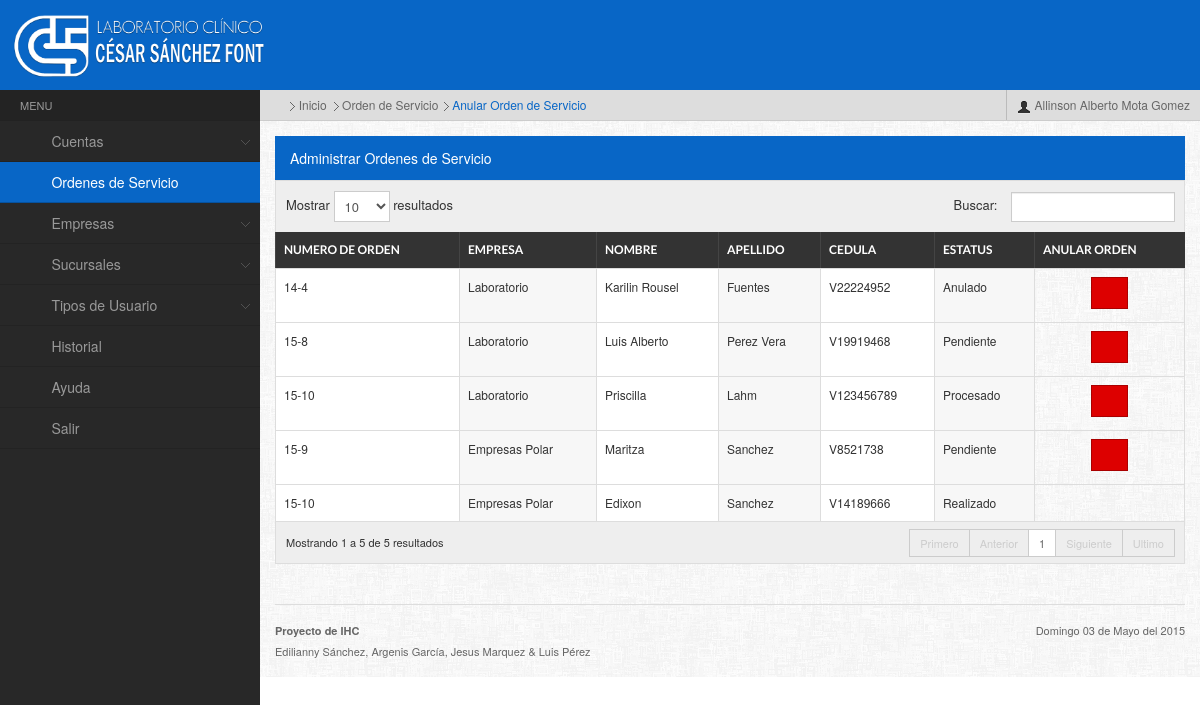
The app's page /admin/principal.php?accion=orden&tipo=anular (signed in) with its own data.
### tables this page shows
CREATE TABLE IF NOT EXISTS `ordenservicio` (
`idordenservicio` int(11) NOT NULL,
  `numero_orden` varchar(60) NOT NULL,
  `hora_estimada` time NOT NULL,
  `estatus` varchar(30) NOT NULL,
  `cedula_paciente` varchar(30) NOT NULL,
  `idempresa` int(11) NOT NULL,
  `idsucursal` int(11) NOT NULL,
  `idperfil` int(11) NOT NULL
);

CREATE TABLE IF NOT EXISTS `empresa` (
`idempresa` int(11) NOT NULL,
  `nombre_empresa` varchar(80) NOT NULL,
  `tipo_convenio` varchar(30) NOT NULL,
  `telefono` varchar(200) NOT NULL,
  `rif` varchar(60) NOT NULL,
  `direccion` varchar(400) NOT NULL
);

CREATE TABLE IF NOT EXISTS `paciente` (
`idpaciente` int(11) NOT NULL,
  `cedula` varchar(30) NOT NULL,
  `nombres` varchar(80) NOT NULL,
  `apellidos` varchar(80) NOT NULL,
  `fecha_nac` date NOT NULL,
  `genero` char(1) NOT NULL,
  `telefono` varchar(200) NOT NULL
);

### admin/ordenDeServicio.php (the view, shortened to what this page needs)
<?php
	include("conexion.php");
	$wsql = "SELECT numero_orden,hora_estimada,estatus,cedula,empresa.idempresa,ordenservicio.idsucursal,nombres,apellidos,nombre_empresa from paciente,ordenservicio,empresa,laboratorios where paciente.cedula=ordenservicio.cedula_paciente and empresa.idempresa=ordenservicio.idempresa and ordenservicio.idsucursal = laboratorios.idsucursal";
	$result = mysql_query($wsql,$link);
?>
<script>
	function anular(e){
		confirm = confirm("¿Seguro desea anular la orden "+e+"?");
		if(confirm){
			window.location="ordenServicio.php?accion=anular&numero="+e;
		}else{
            window.location.reload();
        }
	}
</script>
<h4 class="widgettitle">Administrar Ordenes de Servicio<span style="float:right;" class="iconfa-list"></span></h4>
<table id="dyntable" class="table table-bordered responsive">
                    <colgroup>
                        <col class="con0" />
                        <col class="con1" />
                        <col class="con0" />
                        <col class="con1" />
                        <col class="con0" />
                        <col class="con1" />
                    </colgroup>
                    <thead>
                        <tr>
                            <th class="head0">Numero de Orden</th>
                            <th class="head1">Empresa</th>
                            <th class="head0">Nombre</th>
                            <th class="head1">Apellido</th>
                            <th class="head1">Cedula</th>
                            <th class="head1">Estatus</th>
                            <th class="head1">Anular Orden</th>
                        </tr>
                    </thead>
                    <tbody>
                    	<?php
							while($row = mysql_fetch_array($result)){
						?>
                    <tr class="gradeX">
                            <td><?php echo $row['numero_orden'];?></td>
                            <td><?php echo $row['nombre_empresa'];?></td>
                            <td><?php echo $row['nombres'];?></td>
                            <td><?php echo $row['apellidos'];?></td>
                            <td><?php echo $row['cedula'];?></td>
                            <td><?php echo $row['estatus'];?></td>
                          <td>
                            <center>
                            <?php if($row['estatus']!="Realizado"){ ?>
                                <a class="btn btn-danger" onclick="anular('<?php echo $row['numero_orden'];?>');" title="Anular"><span class="iconfa-trash"></span></a></center>
                                <?php } ?>
                          </td>
                        </tr>
                        <?php } ?>
</tbody>
</table>

### admin/archivos/css/responsive-tables.css (style rules this page uses)
.sorting, .icon-trash { cursor: pointer; }
table.responsive { margin-bottom: 0; }
table.responsive td, table.responsive th { position: relative; white-space: nowrap; overflow: hidden; }

### records on screen
ordenservicio: numero_orden "14-4", idempresa.nombre_empresa "Laboratorio", paciente.nombres "Karilin Rousel", paciente.apellidos "Fuentes", paciente.cedula "V22224952", estatus "Anulado"
ordenservicio: numero_orden "15-8", idempresa.nombre_empresa "Laboratorio", paciente.nombres "Luis Alberto", paciente.apellidos "Perez Vera", paciente.cedula "V19919468", estatus "Pendiente"
ordenservicio: numero_orden "15-10", idempresa.nombre_empresa "Laboratorio", paciente.nombres "Priscilla", paciente.apellidos "Lahm", paciente.cedula "V123456789", estatus "Procesado"
ordenservicio: numero_orden "15-9", idempresa.nombre_empresa "Empresas Polar", paciente.nombres "Maritza", paciente.apellidos "Sanchez", paciente.cedula "V8521738", estatus "Pendiente"
ordenservicio: numero_orden "15-10", idempresa.nombre_empresa "Empresas Polar", paciente.nombres "Edixon", paciente.apellidos "Sanchez", paciente.cedula "V14189666", estatus "Realizado"

### other values on screen
$_SESSION['nombres'] "Allinson Alberto"
$_SESSION['apellidos'] "Mota Gomez"
